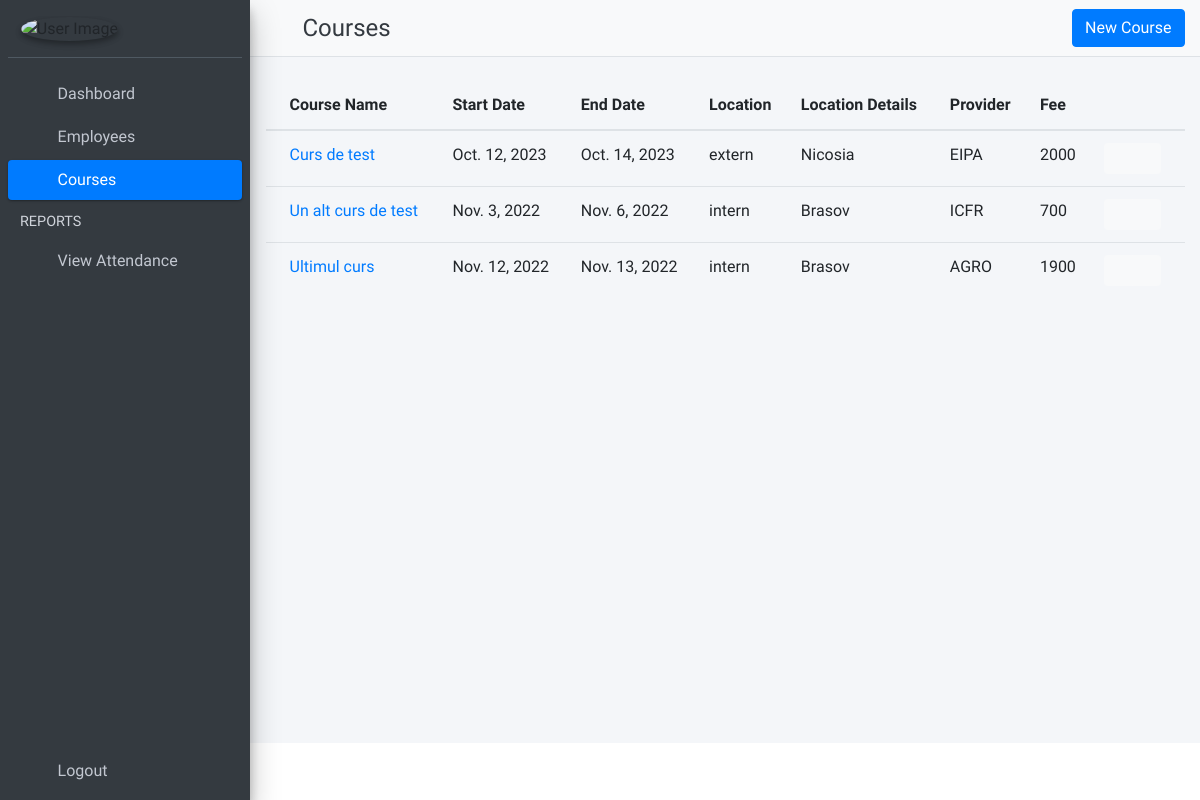
The app's page /courses, older data.
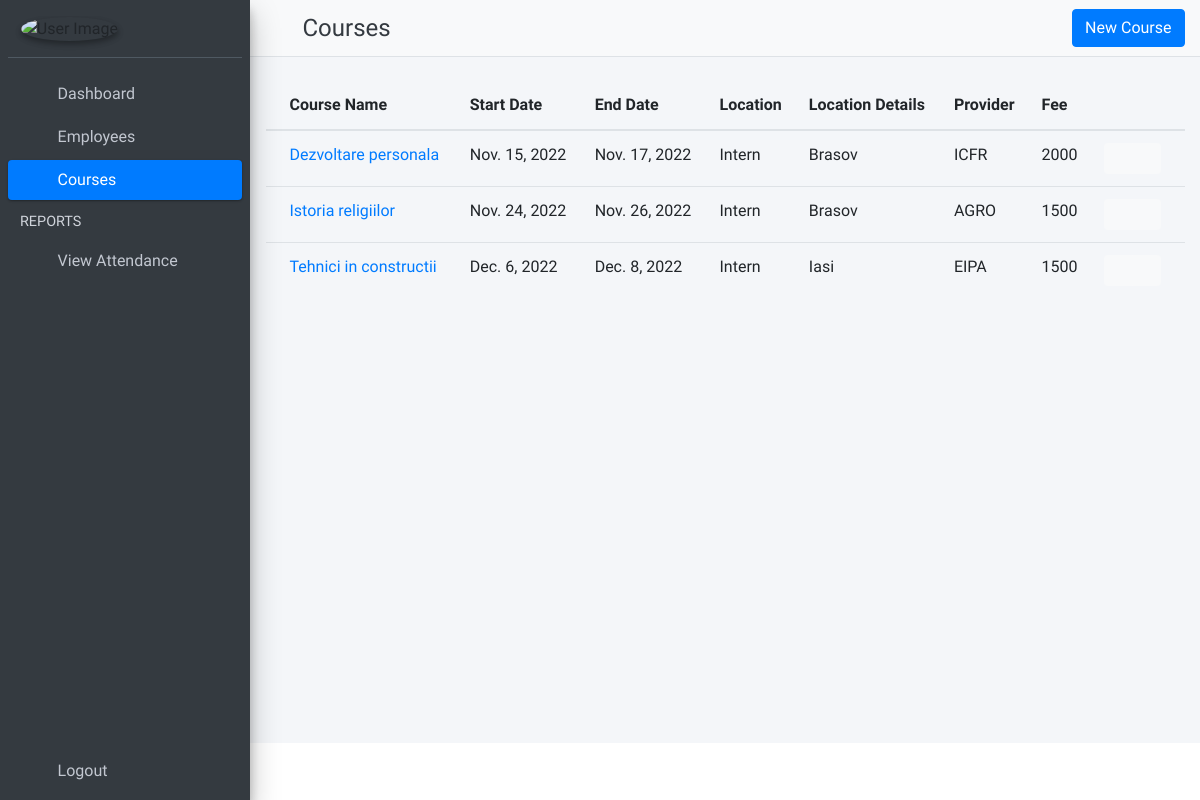
The same page, newer data.
### CMS_app/models.py (models this page shows, shortened)
class Course(models.Model):
    location_options =[('Intern', 'Intern'), ('Extern', 'Extern')]
    id = models.AutoField(primary_key=True)
    course_name = models.CharField(max_length=255)
    start_date = models.DateField()
    end_date = models.DateField()
    location = models.CharField(choices=location_options, max_length=6)
    location_details = models.CharField(max_length=255)
    provider = models.CharField(max_length=255)
    participation_fee = models.IntegerField()
    active = models.BooleanField(default=True)
    created_at = models.DateTimeField(auto_now_add=True)
    updated_at = models.DateTimeField(auto_now_add=True)
    objects = models.Manager()

### CMS_app/views.py (the view)
# urls.py: path('courses', views.CoursesList.as_view(), name='list-of-courses'),
class CoursesList(ListView):
    template_name = 'course/list_of_courses.html'
    model = Course
    context_object_name = 'all_courses'

### CMS_app/templates/course/list_of_courses.html (shortened to what this page needs)
{% extends 'base.html' %}
{% load static %}
{% block page_title %}
    Courses
{% endblock page_title %}
{% block page_button %}
    <div class="col">
        <a class="btn btn-block btn-primary" data-toggle="modal" href="#addNewCourse">New Course</a>
    </div>
{% endblock page_button %}
{% block main_content %}
    <section class="content">
        <div class="container-fluid">
            <div class="row">
                <div class="col-md-12">
                    <br>
                    <div>
                        {% if all_courses %}
                            <div class="card-body table-responsive p-0">
                                <table class="table table-hover text-nowrap">
                                    <thead>
                                    <tr>
                                        <th scope="col">Course Name</th>
                                        <th scope="col">Start Date</th>
                                        <th scope="col">End Date</th>
                                        <th scope="col">Location</th>
                                        <th scope="col">Location Details</th>
                                        <th scope="col">Provider</th>
                                        <th scope="col">Fee</th>
                                        <th></th>
                                    </tr>
                                    </thead>
                                    <tbody>
                                    {% for course in all_courses %}
                                        <tr>
                                            <td>
                                                <a href="{% url 'view-course' course.id %}">
                                                    {{ course.course_name }}</a>
                                            </td>
                                            <td>{{ course.start_date }}</td>
                                            <td>{{ course.end_date }}</td>
                                            <td>{{ course.location }}</td>
                                            <td>{{ course.location_details }}</td>
                                            <td>{{ course.provider }}</td>
                                            <td>{{ course.participation_fee }}</td>
                                            <td width="80">
                                                <div class="btn-group">
                                                    <button type="button" class="btn btn-light btn-sm">
                                                        <i class="fas fa-pen"></i>
                                                    </button>
                                                    <button type="button" class="btn btn-light btn-sm"
                                                            data-toggle="modal"
                                                            data-target="#course_{{ course.id }}">
                                                        <i class="fas fa-trash"></i>
                                                    </button>
                                                </div>
                                            </td>
                                        </tr>
                                    {% endfor %}
                                    </tbody>
                                </table>
                            </div>
                        {% endif %}
                    </div>
                </div>
            </div>
        </div>
    </section>
{% endblock main_content %}

### CMS_app/templates/base.html (shortened to what this page needs)
{% load static %}
<!DOCTYPE html>
<html>
<head>
    <link rel="stylesheet" href="{% static "plugins/fontawesome-free/css/all.min.css" %}">
    <link rel="stylesheet" href="https://code.ionicframework.com/ionicons/2.0.1/css/ionicons.min.css">
    <link rel="stylesheet"
          href="{% static "plugins/tempusdominus-bootstrap-4/css/tempusdominus-bootstrap-4.min.css" %}">
    <link rel="stylesheet" href="{% static "plugins/icheck-bootstrap/icheck-bootstrap.min.css" %}">
    <link rel="stylesheet" href="{% static "plugins/jqvmap/jqvmap.min.css" %}">
    <link rel="stylesheet" href="{% static "dist/css/adminlte.min.css" %}">
    <link rel="stylesheet" href="{% static "plugins/overlayScrollbars/css/OverlayScrollbars.min.css" %}">
    <link rel="stylesheet" href="{% static "plugins/daterangepicker/daterangepicker.css" %}">
    <link rel="stylesheet" href="{% static "plugins/summernote/summernote-bs4.css" %}">
</head>
<body class="hold-transition sidebar-mini layout-fixed">
<div class="wrapper">
    <nav class="main-header navbar navbar-expand navbar-light navbar-light">
        <ul class="navbar-nav">
            <li class="nav-item">
                <a class="nav-link" data-widget="pushmenu" href="#"><i class="fas fa-bars"></i></a>
            </li>
        </ul>
        <h4 class="m-0 text-dark">
            {% block page_title %}
            {% endblock page_title %}
        </h4>
        <ul class="navbar-nav ml-auto">
            {% block page_button %}
            {% endblock page_button %}
        </ul>
    </nav>
    {% include 'sidebar.html' with user=user id=id %}
    <div class="content-wrapper">
        {% block main_content %}{% endblock main_content %}
    </div>
</div>
</body>
</html>

### CMS_app/templates/sidebar.html (shortened to what this page needs)
{% load static %}
<aside class="main-sidebar sidebar-dark-blue elevation-4">
    <div class="sidebar">
        <div class="user-panel mt-3 pb-3 mb-3 d-flex">
            <div class="image">
                <img src="{% static "dist/img/user7-128x128.jpg" %}" class="img-circle elevation-2" alt="User Image">
            </div>
            <div class="info">
            </div>
        </div>
        <nav class="mt-2">
            <ul class="nav nav-pills nav-sidebar flex-column" data-widget="treeview" role="menu" data-accordion="false">
                <li class="nav-item">
                    {% url 'admin-home' as home %}
                    <a href="{{ home }}" class="nav-link {% if request.path == home %} active {% endif %}">
                        <i class="nav-icon fas fa-tachometer-alt"></i>
                        <p>
                            Dashboard
                        </p>
                    </a>
                </li>
                <li class="nav-item">
                        {% url 'list-of-employees' as list_of_employees %}
                        <a href="{{ list_of_employees }}"
                           class="nav-link {% if request.path == list_of_employees %} active {% endif %}">
                        <i class="nav-icon fas fa-user-tie"></i>
                        <p>
                            Employees
                        </p>
                    </a>
                </li>
                <li class="nav-item">
                    {% url 'list-of-courses' as list_of_courses %}
                        <a href="{{ list_of_courses }}"
                           class="nav-link {% if request.path == list_of_courses %} active {% endif %}">
                        <i class="nav-icon fas fa-school"></i>
                        <p>
                            Courses
                        </p>
                    </a>
                </li>
                <li class="nav-header">REPORTS</li>
                <li class="nav-item">
                    <a href="%" class="nav-link">
                        <i class="nav-icon fas fa-calendar-alt"></i>
                        <p>
                            View Attendance
                        </p>
                    </a>
                </li>
            </ul>
        </nav>
    </div>
    <div class="sidebar">
        <nav class="mt-2">
            <ul class="nav nav-pills nav-sidebar flex-column" data-widget="treeview" role="menu" data-accordion="false">
                <li class="nav-item">
                    <a class="nav-link" href="{% url 'logout' %}">
                        <i class="nav-icon fas fa-door-open"></i>
                        <p>
                            Logout
                        </p>
                    </a>
                </li>
            </ul>
        </nav>
    </div>
</aside>

Row changes from the older to the newer data that the page shows:
removed Course: course_name "Curs de test", start_date "Oct. 12, 2023", end_date "Oct. 14, 2023", location "extern", location_details "Nicosia", provider "EIPA", participation_fee "2000"
removed Course: course_name "Un alt curs de test", start_date "Nov. 3, 2022", end_date "Nov. 6, 2022", location "intern", location_details "Brasov", provider "ICFR", participation_fee "700"
removed Course: course_name "Ultimul curs", start_date "Nov. 12, 2022", end_date "Nov. 13, 2022", location "intern", location_details "Brasov", provider "AGRO", participation_fee "1900"
added Course: course_name "Dezvoltare personala", start_date "Nov. 15, 2022", end_date "Nov. 17, 2022", location "Intern", location_details "Brasov", provider "ICFR", participation_fee "2000"
added Course: course_name "Istoria religiilor", start_date "Nov. 24, 2022", end_date "Nov. 26, 2022", location "Intern", location_details "Brasov", provider "AGRO", participation_fee "1500"
added Course: course_name "Tehnici in constructii", start_date "Dec. 6, 2022", end_date "Dec. 8, 2022", location "Intern", location_details "Iasi", provider "EIPA", participation_fee "1500"
